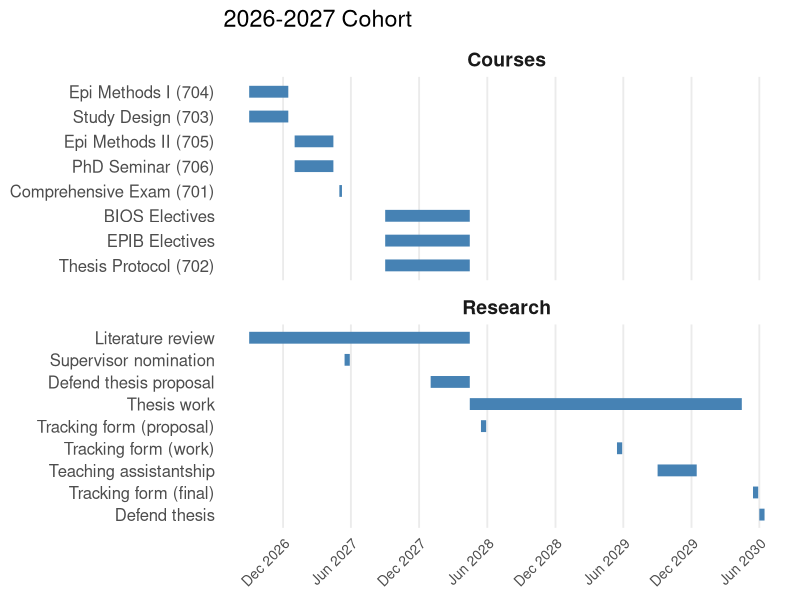

Write the R code that produced this figure.
## ---- chunk 1
#| fig-width: 8
#| fig-height: 5


library(ggplot2)
## --- 1. Setup helpers ---
index_date <- as.Date("2026-09-01")

add_months <- function(date, n) {
  seq(date, by = paste(n, "months"), length.out = 2)[2]
}
add_md <- function(date, months = 0, days = 0) {
  add_months(date, months) + days
}

## --- 2. Define tasks (relative offsets) ---
tasks <- data.frame(
  task= c("Epi Methods I (704)", "Study Design (703)", 
    "Epi Methods II (705)", "PhD Seminar (706)", 
    "Comprehensive Exam (701)", "Thesis Protocol (702)", 
    "BIOS Electives", "EPIB Electives",
    "Literature review", "Supervisor nomination", 
    "Tracking form (proposal)", "Defend thesis proposal", 
    "Thesis work", "Tracking form (work)",
    "Teaching assistantship", "Tracking form (final)", 
    "Defend thesis"),
  start_m = c(0, 0, 4, 4, 8, 12, 12, 12, 0, 8, 20, 16, 19, 32, 36, 44, 45),
  start_d = c(0, 0, 0, 0, 0, 0, 0, 0, 0, 14, 14, 0, 14, 14, 0, 14, 0),
  end_m   = c(3, 3, 7, 7, 8, 19, 19, 19, 19, 8, 20, 19, 43, 32, 39, 44, 45),
  end_d   = c(14, 14, 14, 14, 7, 14, 14, 14, 14, 28, 28, 14, 14, 28, 14, 28, 14),
  group = c(rep("Courses", 8), rep("Research", 9)),
  stringsAsFactors = FALSE
)

## --- 3. Compute actual dates ---
#tasks$start_date <- mapply(function(m, d) 
#  add_md(index_date, m, d),
#  tasks$start_m, tasks$start_d)
#tasks$end_date <- mapply(function(m, d) 
#  add_md(index_date, m, d),
#  tasks$end_m, tasks$end_d)

tasks$start_date <- as.Date(mapply(function(m, d) 
  add_md(index_date, m, d),
  tasks$start_m, tasks$start_d))

tasks$end_date   <- as.Date(mapply(function(m, d) 
  add_md(index_date, m, d),
  tasks$end_m, tasks$end_d))

## --- 4. Plot with ggplot2 ---
ggplot(tasks, aes(y = reorder(task, start_date, descending = TRUE))) +
  geom_segment(aes(x = start_date, xend = end_date, yend = task),
    linewidth = 4, show.legend = FALSE, color = 'steelblue') + 
  facet_wrap(vars(group), ncol=1, scales = "free_y") + 
  scale_y_discrete(limits=rev) + ggtitle("2026-2027 Cohort") +
  #geom_point(aes(x = start_date), size = 2, show.legend = FALSE) +
  #geom_point(aes(x = end_date), size = 2, show.legend = FALSE) +
  scale_x_date(date_breaks = "6 months", date_labels = "%b %Y") +
  theme_minimal(base_size = 14) +
  theme(
    panel.grid.minor = element_blank(),
    panel.grid.major.y = element_blank(),
    axis.text.y = element_text(size=12),
    axis.text.x = element_text(size=10, angle=45, hjust=1),
    axis.title = element_blank(),
    strip.text = element_text(size = 14, face = "bold")
  )
